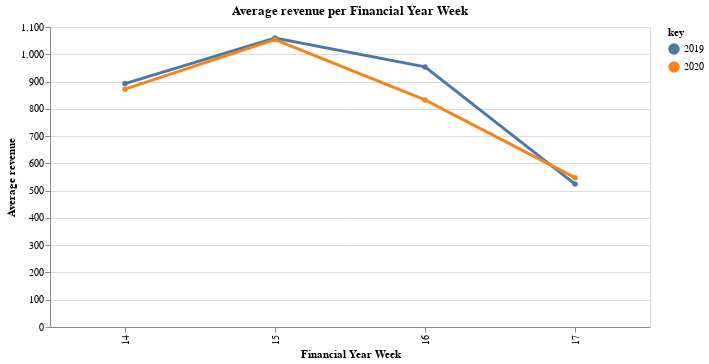

Notebook code cell kept with this figure:
### Code cell
alt.Chart(com).transform_fold(
    ['2019 ', '2020 '],
).mark_line(point=True).encode(
    x=alt.X('FYWeek:O',title = 'Financial Year Week'),
    y=alt.Y('value:Q', title='Average revenue'),
    color='key:N',
    strokeWidth=alt.value(3)
).properties(
    title = 'Average revenue per Financial Year Week ',
    height=300,
    width=600
)

### Figure 1 — Vega-Lite specification as saved in the notebook (floating-point values rounded to 4 significant figures)
{"config": {"view": {"continuousWidth": 300, "continuousHeight": 300}}, "data": {"name": "data-536d01b5830000dab08ad75410e25fbc"}, "mark": {"type": "line", "point": true}, "encoding": {"color": {"field": "key", "type": "nominal"}, "strokeWidth": {"value": 3}, "x": {"field": "FYWeek", "title": "Financial Year Week", "type": "ordinal"}, "y": {"field": "value", "title": "Average revenue", "type": "quantitative"}}, "height": 300, "title": "Average revenue per Financial Year Week ", "transform": [{"fold": ["2019 ", "2020 "]}], "width": 600, "$schema": "https://vega.github.io/schema/vega-lite/v5.8.0.json", "datasets": {"data-536d01b5830000dab08ad75410e25fbc": [{"FYWeek": 14, "2019": 23.64, "2019 ": 892.5, "2019  ": 1.02, "2019   ": 37.75, "2020": 33.82, "2020 ": 872.1, "2020  ": 1.044, "2020   ": 25.79}, {"FYWeek": 15, "2019": 30.66, "2019 ": 1060.0, "2019  ": 1.267, "2019   ": 34.57, "2020": 39.67, "2020 ": 1054.0, "2020  ": 1.251, "2020   ": 26.56}, {"FYWeek": 16, "2019": 28.38, "2019 ": 953.7, "2019  ": 1.147, "2019   ": 33.6, "2020": 41.83, "2020 ": 832.6, "2020  ": 1.004, "2020   ": 19.91}, {"FYWeek": 17, "2019": 30.29, "2019 ": 523.9, "2019  ": 0.7235, "2019   ": 17.3, "2020": 44.98, "2020 ": 547.5, "2020  ": 0.7613, "2020   ": 12.17}]}}
